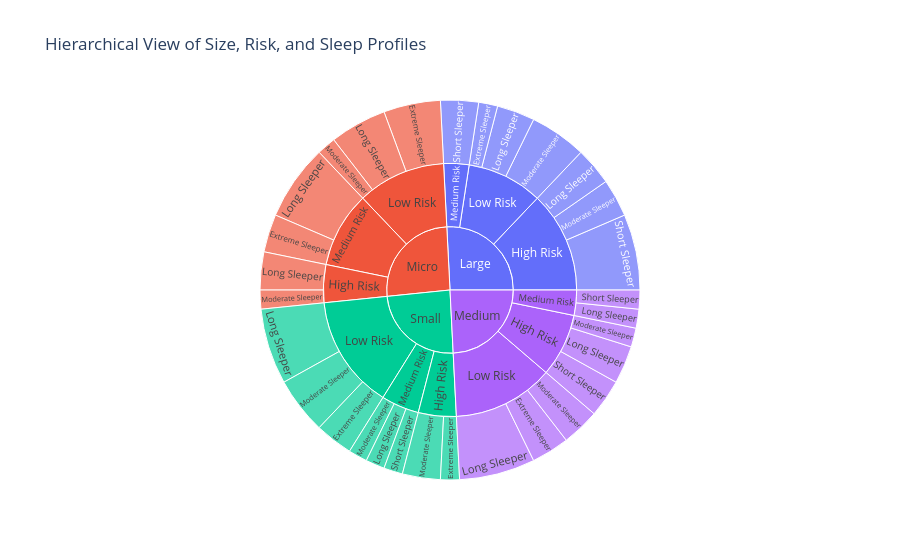

The cell this chart's notebook holds for it:
### Markdown cell above
توزیع و شکل دادهها (Distribution Shape):  بخشهای "شکمدار" یا پهنتر در هر ویولن، نشاندهنده این است که اکثر حیوانات آن گروه در آن بازه زمانی میخوابند.

پارامتر box=True: توضیح دهید که با این کار، ما همزمان هم آمار توصیفی (میانه و چارکها) و هم شکل توزیع را یکجا میبینیم. این یعنی ترکیب قدرتِ دو نمودار در یک قاب.

پارامتر points="all": این بخش بسیار مهم است؛ چون به بیننده اجازه میدهد ببیند آیا "دادههای پرت" (Outliers) وجود دارند یا خیر. هر نقطه نماینده یک حیوان واقعی در دیتاست است.

تحلیل خروجی: معمولاً در این نمودار مشخص میشود که آیا حیوانات کوچک (Micro) تنوع خواب بیشتری دارند یا حیوانات بزرگ (Large). این میتواند به ما بگوید که آیا اندازه بدن تأثیری بر الگوهای خواب دارد یا خیر.

### Code cell
# --- ترسیم نمودار خورشیدی (Sunburst Chart) برای نمایش سلسلهمراتب دادهها ---
# این نمودار توزیع فراوانی را در سه لایه (اندازه -> ریسک -> الگوی خواب) نمایش میدهد.

fig = px.sunburst(
    df,
    # تعیین مسیر سلسلهمراتب از لایه داخلی به لایه بیرونی
    path=["size_class", "risk_profile", "sleep_profile"], 
    
    # وقتی values روی None باشد، اندازه هر قطاع بر اساس تعداد (count) رکوردها محاسبه میشود
    values=None, 
    
    # عنوان انگلیسی برای جلوگیری از به هم ریختگی فونت
    title="Hierarchical View of Size, Risk, and Sleep Profiles"
)

# نمایش نمودار تعاملی
# (با کلیک روی هر بخش، نمودار روی آن لایه متمرکز یا اصطلاحاً Drill-down میشود)
fig.show()

### Figure 1 — Plotly figure (JSON) as saved in the notebook; plotly's stock layout.template omitted (floating-point values rounded to 4 significant figures)
{"data": [{"branchvalues": "total", "domain": {"x": [0, 1], "y": [0, 1]}, "hovertemplate": "labels=%{label}<br>count=%{value}<br>parent=%{parent}<br>id=%{id}<extra></extra>", "ids": ["Large/Medium Risk/Short Sleeper", "Small/Medium Risk/Moderate Sleeper", "Medium/Low Risk/Long Sleeper", "Small/High Risk/Extreme Sleeper", "Medium/High Risk/Moderate Sleeper", "Micro/Low Risk/Extreme Sleeper", "Large/High Risk/Moderate Sleeper", "Small/Low Risk/Extreme Sleeper", "Large/Low Risk/Moderate Sleeper", "Micro/High Risk/Long Sleeper", "Large/High Risk/Short Sleeper", "Micro/Low Risk/Long Sleeper", "Micro/Low Risk/Moderate Sleeper", "Small/Low Risk/Moderate Sleeper", "Small/Low Risk/Long Sleeper", "Large/Low Risk/Extreme Sleeper", "Large/High Risk/Long Sleeper", "Medium/High Risk/Short Sleeper", "Micro/Medium Risk/Extreme Sleeper", "Large/Low Risk/Long Sleeper", "Small/High Risk/Moderate Sleeper", "Medium/Medium Risk/Long Sleeper", "Micro/High Risk/Moderate Sleeper", "Small/Medium Risk/Long Sleeper", "Micro/Medium Risk/Long Sleeper", "Medium/Low Risk/Extreme Sleeper", "Medium/High Risk/Long Sleeper", "Medium/Low Risk/Moderate Sleeper", "Medium/Medium Risk/Short Sleeper", "Small/Medium Risk/Short Sleeper", "Large/Medium Risk", "Small/Medium Risk", "Medium/Low Risk", "Small/High Risk", "Medium/High Risk", "Micro/Low Risk", "Large/High Risk", "Small/Low Risk", "Large/Low Risk", "Micro/High Risk", "Micro/Medium Risk", "Medium/Medium Risk", "Large", "Small", "Medium", "Micro"], "labels": ["Short Sleeper", "Moderate Sleeper", "Long Sleeper", "Extreme Sleeper", "Moderate Sleeper", "Extreme Sleeper", "Moderate Sleeper", "Extreme Sleeper", "Moderate Sleeper", "Long Sleeper", "Short Sleeper", "Long Sleeper", "Moderate Sleeper", "Moderate Sleeper", "Long Sleeper", "Extreme Sleeper", "Long Sleeper", "Short Sleeper", "Extreme Sleeper", "Long Sleeper", "Moderate Sleeper", "Long Sleeper", "Moderate Sleeper", "Long Sleeper", "Long Sleeper", "Extreme Sleeper", "Long Sleeper", "Moderate Sleeper", "Short Sleeper", "Short Sleeper", "Medium Risk", "Medium Risk", "Low Risk", "High Risk", "High Risk", "Low Risk", "High Risk", "Low Risk", "Low Risk", "High Risk", "Medium Risk", "Medium Risk", "Large", "Small", "Medium", "Micro"], "name": "", "parents": ["Large/Medium Risk", "Small/Medium Risk", "Medium/Low Risk", "Small/High Risk", "Medium/High Risk", "Micro/Low Risk", "Large/High Risk", "Small/Low Risk", "Large/Low Risk", "Micro/High Risk", "Large/High Risk", "Micro/Low Risk", "Micro/Low Risk", "Small/Low Risk", "Small/Low Risk", "Large/Low Risk", "Large/High Risk", "Medium/High Risk", "Micro/Medium Risk", "Large/Low Risk", "Small/High Risk", "Medium/Medium Risk", "Micro/High Risk", "Small/Medium Risk", "Micro/Medium Risk", "Medium/Low Risk", "Medium/High Risk", "Medium/Low Risk", "Medium/Medium Risk", "Small/Medium Risk", "Large", "Small", "Medium", "Small", "Medium", "Micro", "Large", "Small", "Large", "Micro", "Micro", "Medium", "", "", "", ""], "type": "sunburst", "values": [2, 1, 4, 1, 1, 3, 2, 2, 3, 2, 4, 3, 1, 3, 4, 1, 2, 2, 2, 2, 2, 1, 1, 1, 4, 2, 2, 2, 1, 1, 2, 3, 8, 3, 5, 7, 8, 9, 6, 3, 6, 2, 16, 15, 15, 16]}], "layout": {"legend": {"tracegroupgap": 0}, "title": {"text": "Hierarchical View of Size, Risk, and Sleep Profiles"}}}
